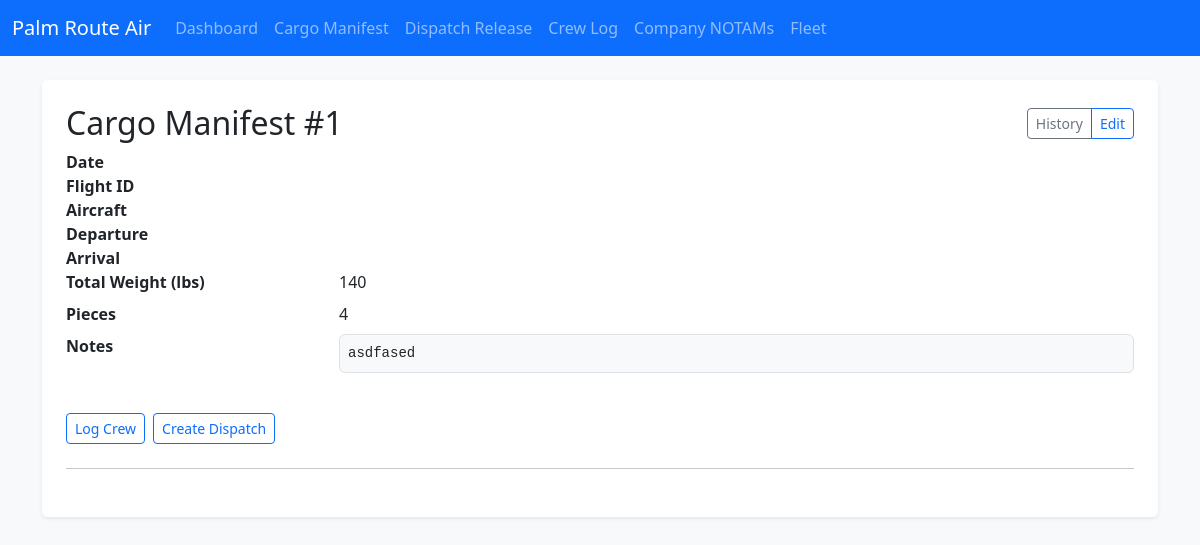
The page /cargo/1 on the database its author committed.
### app.py (models this page shows)
class CargoManifest(db.Model):
    id = db.Column(db.Integer, primary_key=True)
    date = db.Column(db.String(20))
    flight_id = db.Column(db.String(20))
    aircraft = db.Column(db.String(50))
    departure = db.Column(db.String(10))
    arrival = db.Column(db.String(10))
    total_weight = db.Column(db.String(20))
    pieces = db.Column(db.String(10))
    notes = db.Column(db.Text)
    dispatch_release_id = db.Column(db.Integer, db.ForeignKey('dispatch_release.id'))

### app.py (the view, shortened to what this page needs)
@app.route('/cargo/<int:id>', methods=['GET','POST'])
def cargo_detail(id):
    m = CargoManifest.query.get_or_404(id)
    dispatch_options = DispatchRelease.query.order_by(DispatchRelease.id.desc()).limit(50).all()
    return render_template('cargo_detail.html', m=m, dispatch_options=dispatch_options, editing=False)

### templates/cargo_detail.html (shortened to what this page needs)
{% extends 'base.html' %}
{% block content %}
<div class="p-4 bg-white rounded shadow-sm">
  <div class="d-flex justify-content-between align-items-center mb-2">
    <h2 class="mb-0">Cargo Manifest #{{ m.id }}</h2>
    <div class="btn-group btn-group-sm">
      <a href="{{ url_for('cargo_history') }}" class="btn btn-outline-secondary">History</a>
      <a href="#editForm" class="btn btn-outline-primary" onclick="document.getElementById('editForm').classList.toggle('d-none');return false;">{{ 'Hide Edit' if editing else 'Edit' }}</a>
    </div>
  </div>
  <dl class="row mb-0">
    <dt class="col-sm-3">Date</dt><dd class="col-sm-9">{{ m.date }}</dd>
    <dt class="col-sm-3">Flight ID</dt><dd class="col-sm-9">{{ m.flight_id }}</dd>
    <dt class="col-sm-3">Aircraft</dt><dd class="col-sm-9">{{ m.aircraft }}</dd>
    <dt class="col-sm-3">Departure</dt><dd class="col-sm-9">{{ m.departure }}</dd>
    <dt class="col-sm-3">Arrival</dt><dd class="col-sm-9">{{ m.arrival }}</dd>
    <dt class="col-sm-3">Total Weight (lbs)</dt><dd class="col-sm-9">{{ m.total_weight }}</dd>
    <dt class="col-sm-3">Pieces</dt><dd class="col-sm-9">{{ m.pieces }}</dd>
    <dt class="col-sm-3">Notes</dt><dd class="col-sm-9"><pre class="small bg-light p-2 border rounded" style="white-space:pre-wrap">{{ m.notes }}</pre></dd>
  </dl>
  <div class="mt-3 d-flex flex-wrap gap-2">
    <a class="btn btn-outline-primary btn-sm" href="{{ url_for('crew', date=m.date, flight_id=m.flight_id, origin=m.departure, destination=m.arrival, aircraft=m.aircraft, cargo_manifest_id=m.id, dispatch_release_id=m.dispatch_release_id) }}">Log Crew</a>
    <a class="btn btn-outline-primary btn-sm" href="{{ url_for('dispatch', date=m.date, flight_id=m.flight_id, aircraft=m.aircraft, departure=m.departure, destination=m.arrival) }}">Create Dispatch</a>
  </div>
  <hr class="my-4">
</div>
{% endblock %}

### rows shown on the page
CargoManifest: id "1", total_weight "140", pieces "4", notes "asdfased"

### other values the page prints
{{ 'Hide Edit' if editing else 'Edit' }} "Edit"
